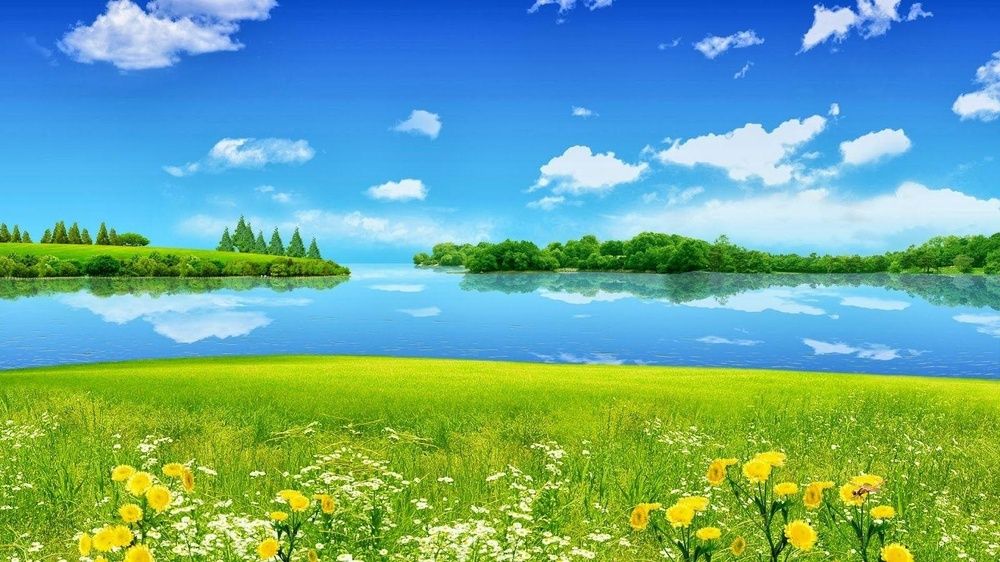
#> input picture scripts/projects/bg.jpeg, 1000 x 562 px, shrunk from 1600 x 900 before the run, given in place of the camera
$ python project_12.py
#> lines starting #> are read from the running program, lines starting #| are printed output that depends on the picture; after the words box and inside, x2 and y2 are one past the last pixel; in counts of white or black regions, pixels touching at a corner belong together
import cv2
import numpy as np

# Initialize webcam
cap = cv2.VideoCapture(0)

def nothing(x):
    pass

# Create control window
cv2.namedWindow("Tracker")

# Set initial default values so the screen isn't completely black at start
# Lower bounds start at 0, Upper bounds start at maximum values
cv2.createTrackbar("LH", "Tracker", 0, 179, nothing)   # OpenCV HSV Hue max is 179
#> slider 'LH' is set to 35
cv2.createTrackbar("LS", "Tracker", 0, 255, nothing)   # Saturation max is 255
#> slider 'LS' is set to 51
cv2.createTrackbar("LV", "Tracker", 0, 255, nothing)   # Value max is 255
#> slider 'LV' is set to 51
cv2.createTrackbar("HH", "Tracker", 179, 179, nothing)
cv2.createTrackbar("HS", "Tracker", 255, 255, nothing)
cv2.createTrackbar("HV", "Tracker", 255, 255, nothing)

while True:
    ret, frame = cap.read()
#> frame is the input picture: shape (562, 1000, 3); mean B, G, R 149.5, 169, 108
    if not ret:
        print("Failed to grab frame")
        break

    # Convert BGR to HSV
    hsv = cv2.cvtColor(frame, cv2.COLOR_BGR2HSV)
#> hsv: shape (562, 1000, 3); mean H, S, V 76.4, 176, 205.7

    # Get current trackbar positions
    l_h = cv2.getTrackbarPos("LH", "Tracker")
    l_s = cv2.getTrackbarPos("LS", "Tracker")
    l_v = cv2.getTrackbarPos("LV", "Tracker")
    h_h = cv2.getTrackbarPos("HH", "Tracker")
    h_s = cv2.getTrackbarPos("HS", "Tracker")
    h_v = cv2.getTrackbarPos("HV", "Tracker")

    # Create numpy arrays for limits
    l_b = np.array([l_h, l_s, l_v])
    u_b = np.array([h_h, h_s, h_v])

    # Create mask and apply it
    mask = cv2.inRange(hsv, l_b, u_b)
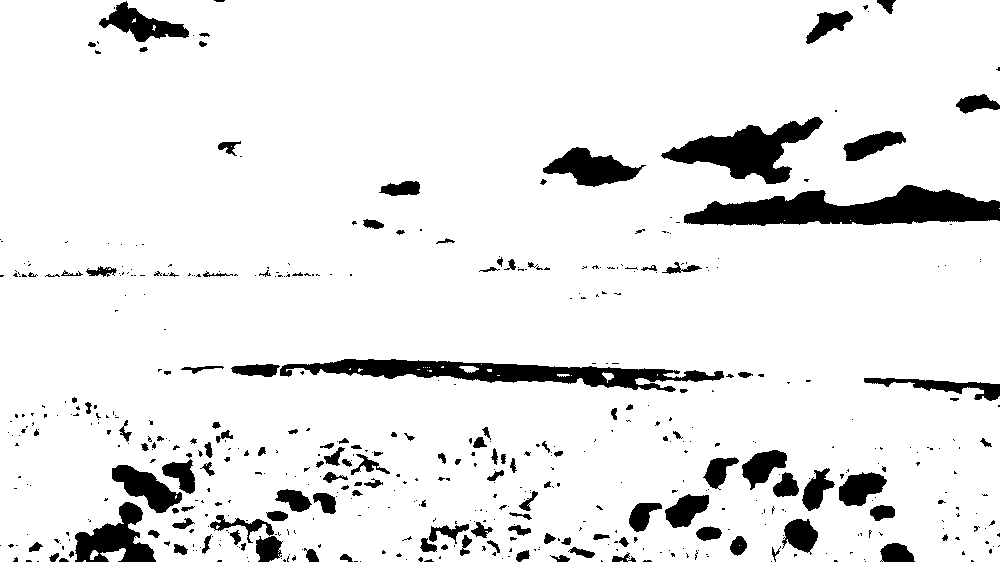
#> mask: shape (562, 1000); 91.2% white; 541 black regions (399 under 20 px), largest, box (x1, y1, x2, y2) and area: (684, 185, 1000, 226) 7723, (280, 359, 724, 392) 6063, (661, 117, 823, 184) 4618
    res = cv2.bitwise_and(frame, frame, mask=mask)
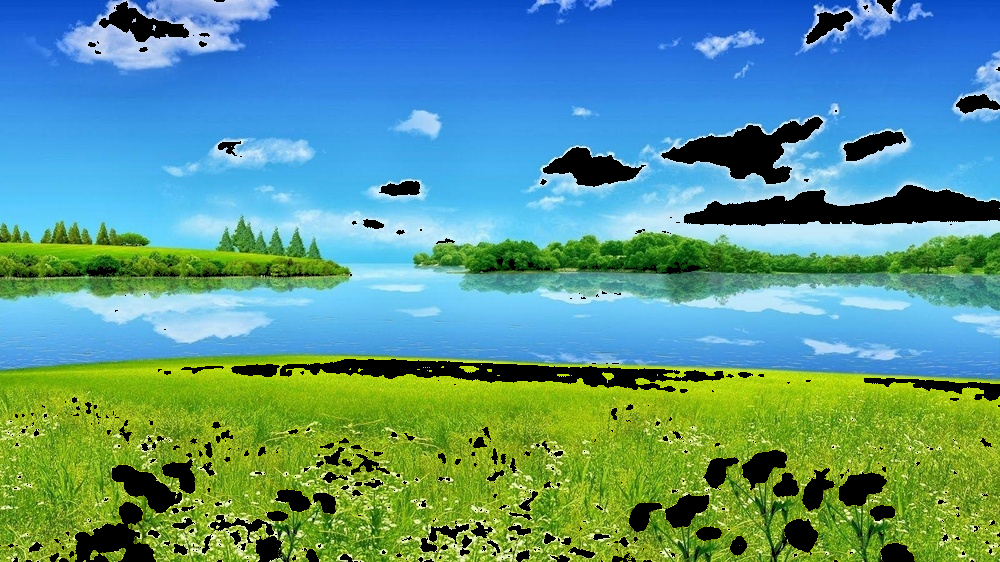
#> res: shape (562, 1000, 3); mean B, G, R 138.4, 150, 90

    # ----------------------------------------------------
    # DEMONSTRATION TABS: Splitting into individual channels
    # ----------------------------------------------------
    # Split the original HSV frame into its standalone components
    h_channel, s_channel, v_channel = cv2.split(hsv)
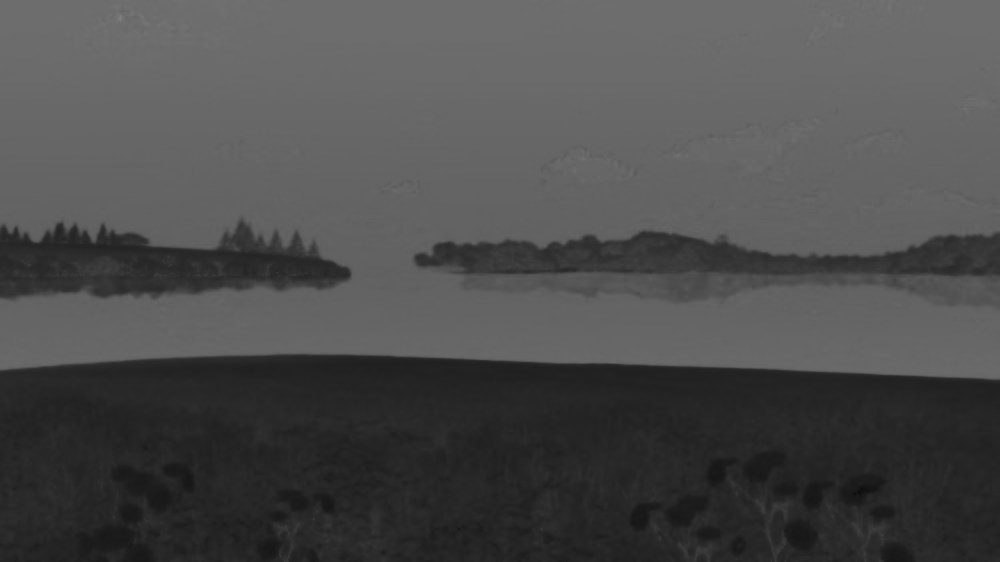
#> h_channel: shape (562, 1000); min 10, max 125, mean 76.4
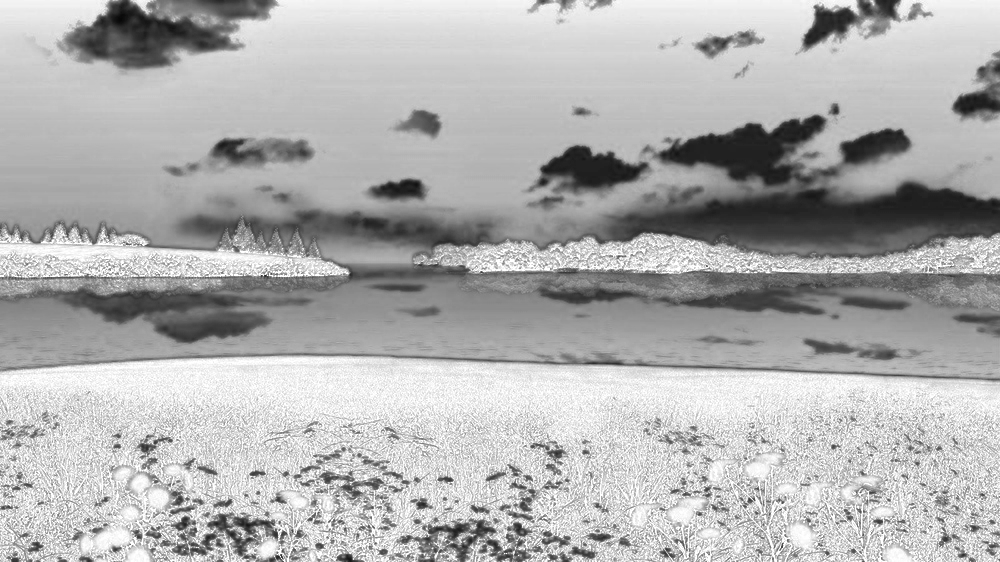
#> s_channel: shape (562, 1000); min 8, max 255, mean 176
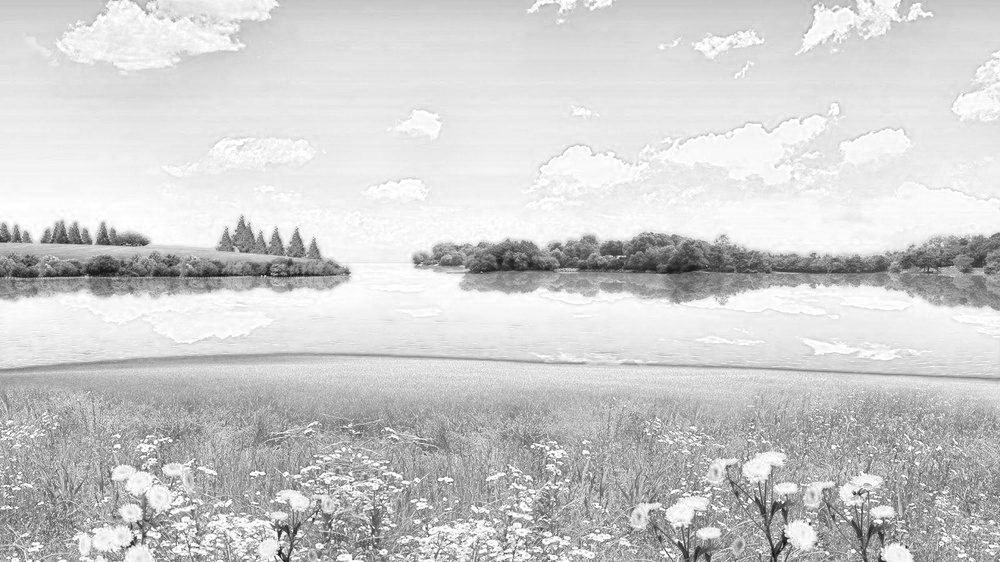
#> v_channel: shape (562, 1000); min 12, max 255, mean 205.7

    # Display all individual processing states in separate windows
    cv2.imshow("1. Original Frame", frame)
    cv2.imshow("2. Hue (Color Tone) Channel", h_channel)
    cv2.imshow("3. Saturation (Intensity) Channel", s_channel)
    cv2.imshow("4. Value (Brightness) Channel", v_channel)
    cv2.imshow("5. Generated Binary Mask", mask)
    cv2.imshow("6. Final Filtered Result", res)

    # FIX: Corrected bitwise condition to properly listen for the 'q' key
    if cv2.waitKey(25) & 0xFF == ord("q"):
#> (key q is pressed here)
        break

# Clean cleanup
cap.release()
cv2.destroyAllWindows()
